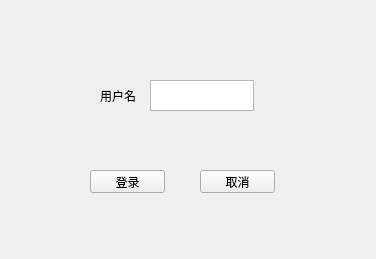
<?xml version="1.0" encoding="UTF-8"?>
<ui version="4.0">
 <class>MainWindow</class>
 <widget class="QMainWindow" name="MainWindow">
  <property name="enabled">
   <bool>true</bool>
  </property>
  <property name="geometry">
   <rect>
    <x>0</x>
    <y>0</y>
    <width>376</width>
    <height>259</height>
   </rect>
  </property>
  <property name="windowTitle">
   <string>MainWindow</string>
  </property>
  <widget class="QWidget" name="centralWidget">
   <widget class="QLabel" name="label">
    <property name="geometry">
     <rect>
      <x>100</x>
      <y>80</y>
      <width>54</width>
      <height>31</height>
     </rect>
    </property>
    <property name="text">
     <string>用户名</string>
    </property>
   </widget>
   <widget class="QTextEdit" name="textEdit">
    <property name="geometry">
     <rect>
      <x>150</x>
      <y>80</y>
      <width>104</width>
      <height>31</height>
     </rect>
    </property>
   </widget>
   <widget class="QPushButton" name="pushButton">
    <property name="geometry">
     <rect>
      <x>90</x>
      <y>170</y>
      <width>75</width>
      <height>23</height>
     </rect>
    </property>
    <property name="text">
     <string>登录</string>
    </property>
   </widget>
   <widget class="QPushButton" name="pushButton_2">
    <property name="geometry">
     <rect>
      <x>200</x>
      <y>170</y>
      <width>75</width>
      <height>23</height>
     </rect>
    </property>
    <property name="text">
     <string>取消</string>
    </property>
   </widget>
  </widget>
 </widget>
 <layoutdefault spacing="6" margin="11"/>
 <resources/>
 <connections/>
</ui>
